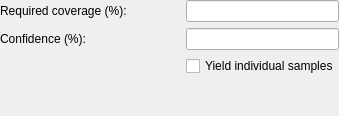
                <widget class="QWidget" name="pageNoiseSample">
                 <layout class="QGridLayout" name="gridLayout_32">
                  <property name="leftMargin">
                   <number>0</number>
                  </property>
                  <property name="topMargin">
                   <number>0</number>
                  </property>
                  <property name="rightMargin">
                   <number>0</number>
                  </property>
                  <property name="bottomMargin">
                   <number>0</number>
                  </property>
                  <item row="2" column="1">
                   <widget class="QCheckBox" name="checkSamplePos2">
                    <property name="toolTip">
                     <string>Instead of estimating the center of the allowed biome area,
yield each sampled position individually</string>
                    </property>
                    <property name="text">
                     <string>Yield individual samples</string>
                    </property>
                   </widget>
                  </item>
                  <item row="0" column="1">
                   <widget class="QLineEdit" name="lineCoverage2"/>
                  </item>
                  <item row="1" column="0">
                   <widget class="QLabel" name="label_27">
                    <property name="toolTip">
                     <string>Statistical confidence that the coverage has been reached</string>
                    </property>
                    <property name="text">
                     <string>Confidence (%):</string>
                    </property>
                   </widget>
                  </item>
                  <item row="3" column="1">
                   <spacer name="verticalSpacer_9">
                    <property name="orientation">
                     <enum>Qt::Orientation::Vertical</enum>
                    </property>
                    <property name="sizeHint" stdset="0">
                     <size>
                      <width>20</width>
                      <height>40</height>
                     </size>
                    </property>
                   </spacer>
                  </item>
                  <item row="1" column="1">
                   <widget class="QLineEdit" name="lineConfidence2">
                    <property name="toolTip">
                     <string>Statistical confidence that the coverage has been reached</string>
                    </property>
                   </widget>
                  </item>
                  <item row="0" column="0">
                   <widget class="QLabel" name="label_19">
                    <property name="text">
                     <string>Required coverage (%):</string>
                    </property>
                   </widget>
                  </item>
                  <item row="2" column="0">
                   <spacer name="horizontalSpacer_3">
                    <property name="orientation">
                     <enum>Qt::Orientation::Horizontal</enum>
                    </property>
                    <property name="sizeType">
                     <enum>QSizePolicy::Policy::Preferred</enum>
                    </property>
                    <property name="sizeHint" stdset="0">
                     <size>
                      <width>180</width>
                      <height>20</height>
                     </size>
                    </property>
                   </spacer>
                  </item>
                 </layout>
                </widget>
